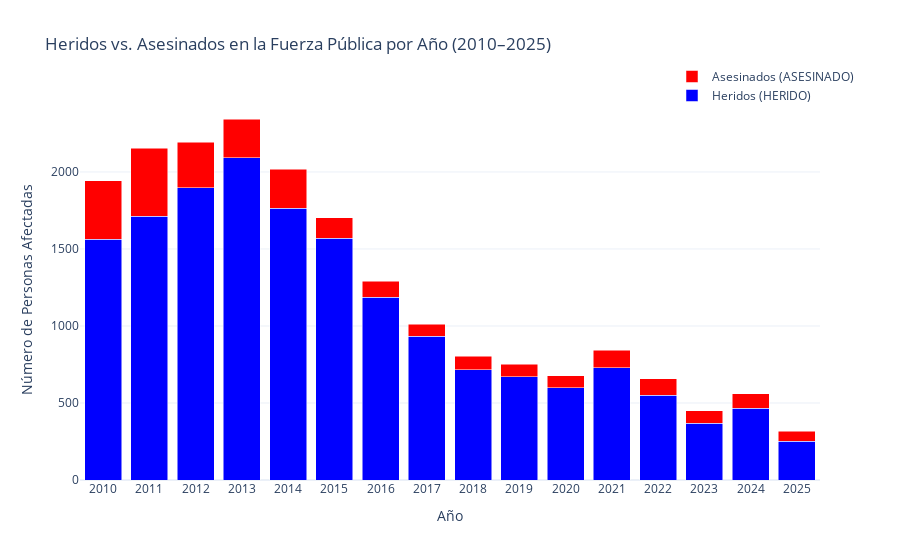

The code cell stored with this chart in its notebook:
### Markdown cell above
### 3.3 Gráfico de Barras Apiladas: Heridos vs. Asesinados por Año

**Propósito**: Comparar el número de heridos y asesinados a lo largo del tiempo.

### Code cell
# Asegurarse de que df_transformado esté definido
df_transformado = df.copy()
df_transformado['FECHA HECHO'] = pd.to_datetime(df_transformado['FECHA HECHO'], format='%d/%m/%Y', errors='coerce')
df_transformado['CANTIDAD'] = pd.to_numeric(df_transformado['CANTIDAD'], errors='coerce')
df_transformado = df_transformado[df_transformado['CANTIDAD'] > 0]
df_transformado = df_transformado.dropna(subset=['FECHA HECHO', 'DEPARTAMENTO', 'MUNICIPIO', 'ACCION', 'CANTIDAD'])
df_transformado['ACCION'] = df_transformado['ACCION'].str.strip().str.upper()
acciones_validas = ['HERIDO', 'ASESINADO']
df_transformado = df_transformado[df_transformado['ACCION'].isin(acciones_validas)]
df_transformado = df_transformado.drop_duplicates()
df_transformado['AÑO'] = df_transformado['FECHA HECHO'].dt.year

# Pivotar datos usando el dataframe limpio y la columna correcta
datos_apilados = df_transformado.pivot_table(index='AÑO', columns='ACCION', values='CANTIDAD', aggfunc='sum', fill_value=0).reset_index()

# Crear gráfico de barras apiladas
fig = go.Figure(data=[
    go.Bar(name='Heridos (HERIDO)', x=datos_apilados['AÑO'], y=datos_apilados.get('HERIDO', 0), marker_color='blue'),
    go.Bar(name='Asesinados (ASESINADO)', x=datos_apilados['AÑO'], y=datos_apilados.get('ASESINADO', 0), marker_color='red')
])

# Actualizar diseño
fig.update_layout(
    barmode='stack',
    title='Heridos vs. Asesinados en la Fuerza Pública por Año (2010–2025)',
    xaxis_title='Año',
    yaxis_title='Número de Personas Afectadas',
    xaxis=dict(tickmode='linear'),
    legend=dict(x=0.8, y=1.1),
    template='plotly_white'
)

fig.show()

print("Hallazgo: Los heridos superan consistentemente a los asesinados, pero ciertos años muestran picos en asesinatos, indicando períodos de mayor violencia.")

### Figure 1 — Plotly figure (JSON) as saved in the notebook; plotly's stock layout.template omitted (floating-point values rounded to 4 significant figures)
{"data": [{"marker": {"color": "blue"}, "name": "Heridos (HERIDO)", "type": "bar", "x": [2010, 2011, 2012, 2013, 2014, 2015, 2016, 2017, 2018, 2019, 2020, 2021, 2022, 2023, 2024, 2025], "y": [1562, 1712, 1897, 2092, 1766, 1569, 1187, 932, 716, 670, 599, 730, 549, 370, 465, 251]}, {"marker": {"color": "red"}, "name": "Asesinados (ASESINADO)", "type": "bar", "x": [2010, 2011, 2012, 2013, 2014, 2015, 2016, 2017, 2018, 2019, 2020, 2021, 2022, 2023, 2024, 2025], "y": [382, 441, 295, 252, 252, 134, 104, 79, 89, 82, 78, 113, 107, 79, 96, 65]}], "layout": {"barmode": "stack", "legend": {"x": 0.8, "y": 1.1}, "title": {"text": "Heridos vs. Asesinados en la Fuerza Pública por Año (2010–2025)"}, "xaxis": {"tickmode": "linear", "title": {"text": "Año"}}, "yaxis": {"title": {"text": "Número de Personas Afectadas"}}}}
